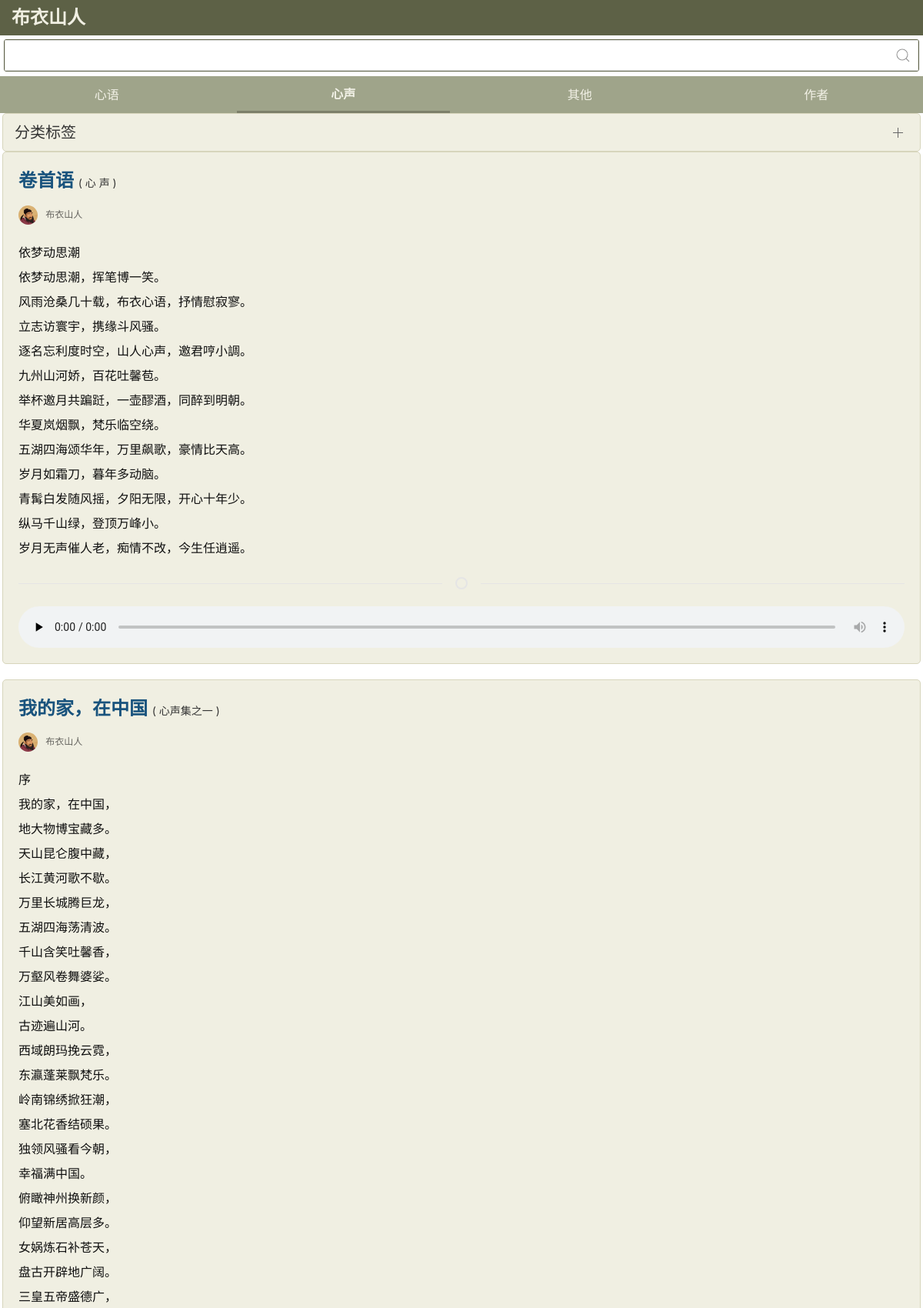
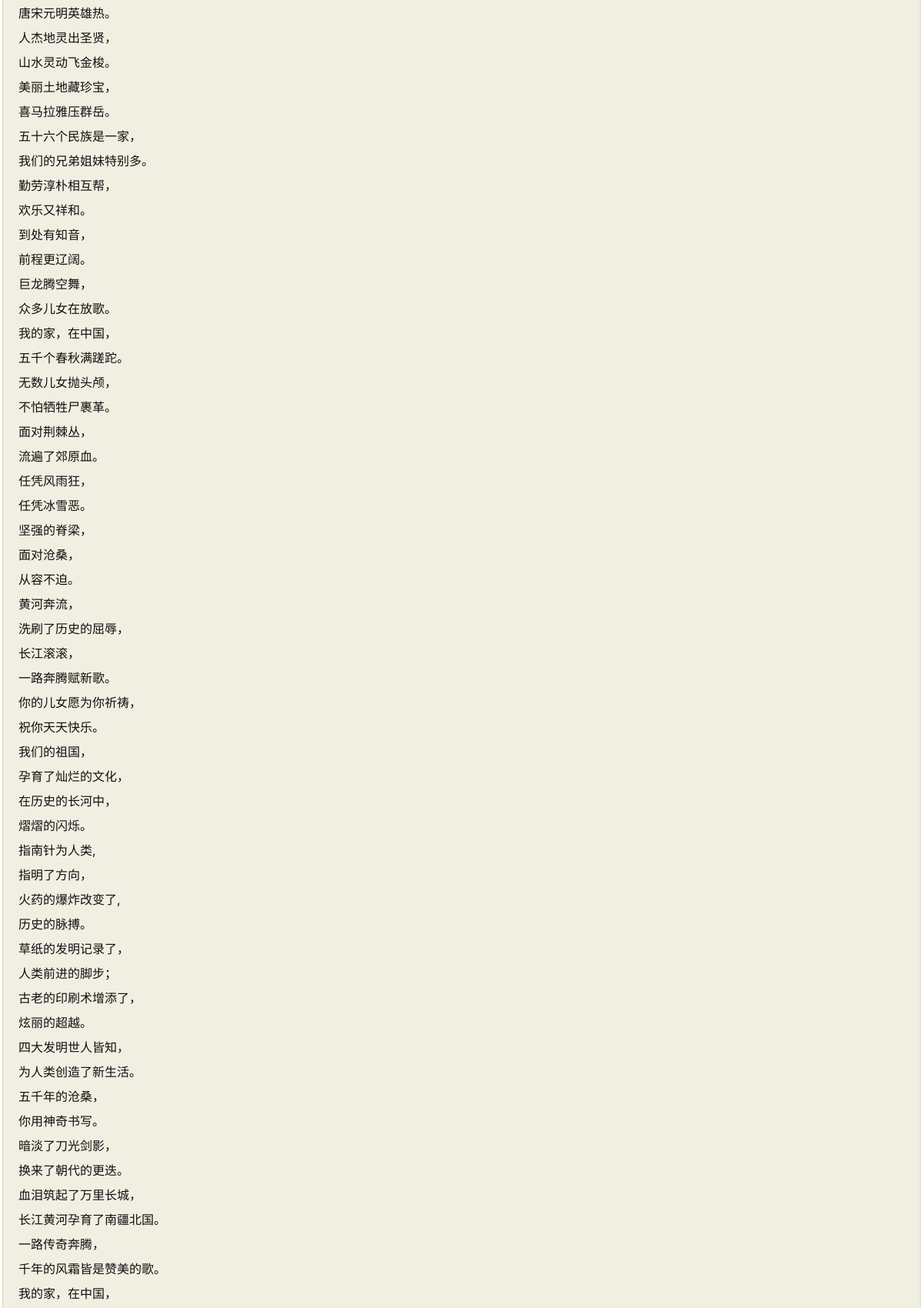
Screenshot of /m.php?category=心声 (upper part) with the database file from the repository (2 pictures, top to bottom).
### tables this page shows
CREATE TABLE "article" (
  "id" integer NOT NULL PRIMARY KEY AUTOINCREMENT,
  "category" text,
  "chapter" text,
  "title" text,
  "summary" text,
  "contents" text,
  "author" text,
  "write_date" text,
  "create_datetime" text,
  "is_hide" integer DEFAULT 0
);

### config.php (called while the page is built, shortened)
<?php
function pdo_query($sql,$param=false,$where=false){
    $pdo=new PDO('sqlite:./data.db');
    $pdo->setAttribute(PDO::ATTR_ERRMODE, PDO::ERRMODE_EXCEPTION);
    $error=false; $data=false;
    try{
        if($param!==false){
            $prepare=$pdo->prepare($sql);
            $prepare->execute($param);
            if(substr(strtoUpper($sql),0,7)=='SELECT '){
                $data=$prepare->fetchAll(PDO::FETCH_ASSOC);
            }else{
                if(substr(strtoUpper($sql),0,11)=='INSERT INTO'){
                    $data=$pdo->lastInsertId();
                }else{
                    $data=$prepare->rowCount();
                }
            }
        }
    }catch(PDOException $ex){
        $error=$ex->getMessage();
    }
    return [$error,$data];
}

### m.php (the view, shortened to what this page needs)
<?php include_once('config.php'); ?>
<!DOCTYPE html>
<html lang="zh">
<head>
    <link href="./css/uikit.min.css" rel="stylesheet" />
</head>
<body>
    <?php
    $sql='SELECT * FROM `article` WHERE category=:category';
    $param=array();
    if(strlen($_GET['category'])>0){
        $param['category']=$_GET['category'];
    }else{
        $param['category']='心语';
    }
    $limit=10;
    $sql.=' LIMIT '.$limit;
    list($error,$articles)=pdo_query($sql, $param);
    ?>
    <header>
        <div class="uk-container1">
            <div class="logo"><a href="./">布衣山人</a></div>
        </div>
        <div class="search">
            <div class="uk-container1">
                <form class="uk-search uk-search-default">
                    <input class="uk-search-input" type="search" placeholder="" name="search">
                    <span class="uk-search-icon-flip" uk-search-icon></span>
                </form>
            </div>
        </div>
        <nav>
            <div class="uk-container1">
                <ul class="uk-navbar-nav uk-child-width-expand" id="category">
                    <li<?php echo(($_GET['category']=='心语' || $_GET['category']=='')?' class="uk-active"':''); ?>><a href="?category=心语">心语</a></li>
                    <li<?php echo($_GET['category']=='心声'?' class="uk-active"':''); ?>><a href="?category=心声">心声</a></li>
                    <li<?php echo($_GET['category']=='其他'?' class="uk-active"':''); ?>><a href="?category=其他">其他</a></li>
                    <li<?php echo($_GET['category']=='作者'?' class="uk-active"':''); ?>><a href="?category=作者">作者</a></li>
                </ul>
            </div>
        </nav>
    </header>
    <div class="uk-container">
            <div class="sidebar">
                <ul uk-accordion="multiple: true">
                    <li>
                        <div class="uk-accordion-title">分类标签</div>
                    </li>
                </ul>
            </div>
            <div class="main">
                <?php foreach($articles as $article){ ?>
                <div class="uk-card uk-card-body">
                    <h3 class="uk-card-title"><?php echo($article['title']); ?> <a href="">( <?php echo($article['chapter']); ?> )</a></h3>
                    <div class="autor">
                        <img src="./images/author.jpg" />&nbsp;&nbsp;&nbsp;布衣山人
                    </div>
                    <div class="uk-card-contents"><?php echo($article['contents']); ?></div>
                    <hr class="uk-divider-icon">
                    <div class="tags">
                        <audio controls preload="none" style="width:100%;"><source src="./voice.php?id=<?php echo($article['id']); ?>" type="audio/mpeg">您的浏览器不支持 audio 元素。</audio>
                    </div>
                </div>
                <?php } ?>
            </div>
    </div>
</body>
</html>

### m.php (style rules this page uses)
body { background:url(./images/bg.png); }
.uk-container { padding:0 3px }
nav { background:#F0EFE2; opacity: 0.8; }
.logo { padding:5px;font-size:1.5rem;font-weight:bold;background:#5D6146;padding-left:15px; }
.logo a { color:#F0EFE2; }
.search { text-align:center;padding-top:5px; }
.uk-search { background:#fff; border:1px solid #5D6146;border-radius: 3px; overflow:hidden; width:99%; }
.uk-navbar-item, .uk-navbar-nav>li>a, .uk-navbar-toggle { min-height:48px; }
.uk-navbar-nav { background:#888E6D; }
.uk-navbar-nav>li>a { font-size:16px;color:#F0EFE2 }
.uk-navbar-nav>li.uk-active>a { border-bottom:3px solid #5D6146;color:#F0EFE2;font-weight:bold; }
.sidebar { background:#F0EFE2;border:1px solid #d7d5bc;border-radius:5px;padding-right:15px; }
.sidebar .uk-accordion-title { padding-left:15px; }
.uk-accordion { margin:10px 0; }
.main { clear:both; }
.main .uk-card { background:#F0EFE2;border:1px solid #d7d5bc;border-radius:5px;margin-bottom:20px;padding:20px; }
.main .uk-card .autor { font-size:12px;color:#65645F; }
.main .uk-card .autor img { height:25px; border-radius:50%; }
.uk-card-title { color:#19537D; font-weight:bold; margin-bottom:15px; }
.uk-card-title a { font-size:14px; color:#333; font-weight:normal; }
.uk-card-contents { line-height:200%;color:#0F0F0F;padding-top:20px; }

### rows the page displays
article: title "卷首语", chapter "心 声", contents "依梦动思潮 依梦动思潮，挥笔博一笑。 风雨沧桑几十载，布衣心语，抒情慰寂寥。 立志访寰宇，携缘斗风骚。 逐名忘利度时空，山人心声，邀君哼小調。 九州山河娇，百花吐馨苞。 举杯邀月共蹁跹，一壶醪酒，同醉到明朝。 华夏岚烟飘，梵乐临空绕。 五湖四海颂华年，万里飙歌，豪情比天高。 岁月如霜刀，暮年多动脑。 青髯白发随风摇，夕阳无限，开心十年少。 纵马千山绿，登顶万峰小。 岁月无声催人老，痴情不改，今生任逍遥。"
article: title "我的家，在中国", chapter "心声集之一", contents "序 我的家，在中国， 地大物博宝藏多。 天山昆仑腹中藏， 长江黄河歌不歇。 万里长城腾巨龙， 五湖四海荡清波。 千山含笑吐馨香， 万壑风卷舞婆娑。 江山美如画， 古迹遍山河。 西域朗玛挽云霓， 东瀛蓬莱飘梵乐。 岭南锦绣掀狂潮， 塞北花香结硕果。 独领风骚看今朝， 幸福满中国。 俯瞰神州换新颜， 仰望新居高层多。 女娲炼石补苍天， 盘古开辟地广阔。 三皇五帝盛德广， 唐宋元明英雄热。 人杰地灵出圣贤， 山水灵动飞金梭。 美丽土地藏珍宝， 喜马拉雅压群岳。 五十六个民族是一家， 我们的兄弟姐妹特别多。 勤劳淳朴相互帮， 欢乐又祥和。 到处有知音， 前程更辽阔。 巨龙腾空舞， 众多儿女在放歌。 我的家，在中国， 五千个春秋满蹉跎。 无数儿女抛头颅， 不怕牺牲尸裹革。 面对荆棘丛， 流遍了郊原血。 任凭风雨狂， 任凭冰雪恶。 坚强的脊梁， 面对沧桑， 从容不迫。 黄河奔流， 洗刷了历史的屈辱， 长江滚滚， 一路奔腾赋新歌。 你的儿女愿为你祈祷， 祝你天天快乐。 我们的祖国， 孕育了灿烂的文化， 在历史的长河中， 熠熠的闪烁。 指南针为人类, 指明了方向， 火药的爆炸改变了, 历史的脉搏。 草纸的发明记录了， 人类前进的脚步； 古老的印刷术增添了， 炫丽的超越。 四大发明世人皆知， 为人类创造了新生活。 五千年的沧桑， 你用神奇书写。 暗淡了刀光剑影， 换来了朝代的更迭。 血泪筑起了万里长城， 长江黄河孕育了南疆北国。 一路传奇奔腾， 千年的风霜皆是赞美的歌。 我的家，在中国，"
